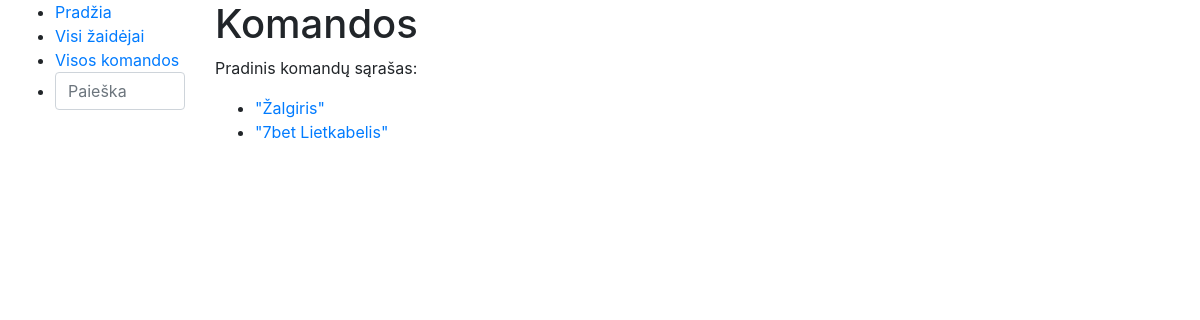
/komandos/, run on an earlier commit of the app's database.
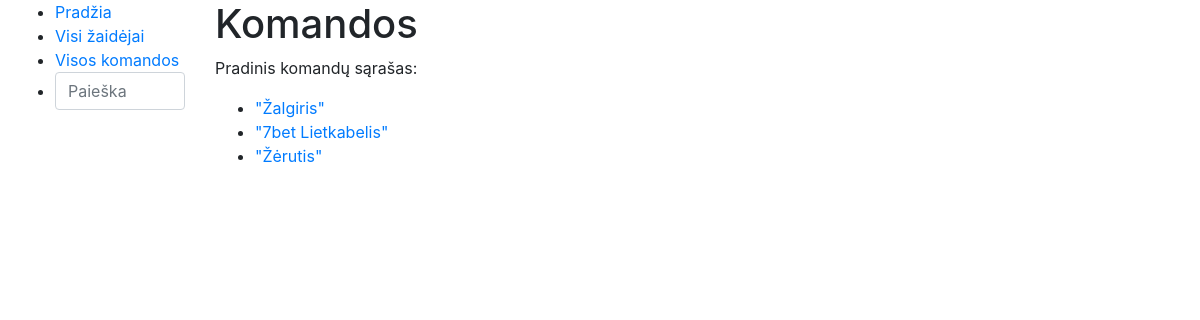
And on a later commit of the database.
### komanda/models.py (models this page shows, shortened)
class Komanda(models.Model):
    miestas = models.CharField('Miestas', max_length=50)
    pavadinimas = models.CharField('Komandos pavadinimas', max_length=50)
    ikurimo_data = models.IntegerField('Klubas įkurtas')
    saka = models.CharField('Sporto šaka', max_length=50)

### komanda/views.py (the view)
# urls.py: path('komandos/', views.komandos, name='visos-komandos'),
def komandos(request):
    visos_komandos = Komanda.objects.all()
    context_t = {
        'visos_komandos_t': visos_komandos
    }
    return render(request, 'visos_komandos.html', context=context_t)

### komanda/templates/visos_komandos.html
{% extends "base.html" %}
{% block content %}
<h1>Komandos</h1>
<p>Pradinis komandų sąrašas:</p>
<ul>
    {% for komanda_o in visos_komandos_t %}
        <li><a href="{% url 'viena-komanda' komanda_o.id %}">{{ komanda_o.pavadinimas }}</a></li>
    {% endfor %}
</ul>
{% endblock %}

What changed in the data, as far as the page shows it:
added Komanda: pavadinimas "\"Žėrutis\""
